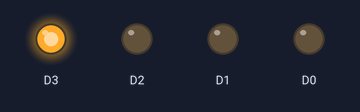
A sketch run on a simulated ESP8266 (NodeMCU). On the bench: output pins drawn as LEDs (lit = HIGH).

Above: at 0.1 s.
At 7.17 s:
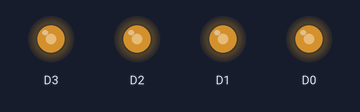
At 14.3 s:
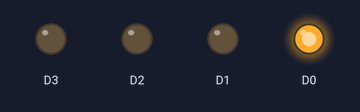
At 15.3 s:
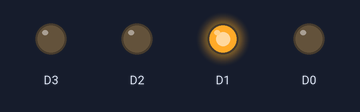
At 19.8 s:
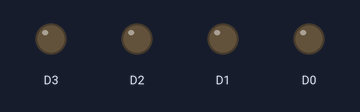
At 39.75 s:
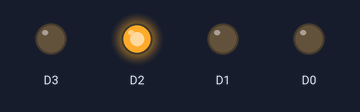
Timing chart, 0 to 40.0 s (numbered marks = the images above):
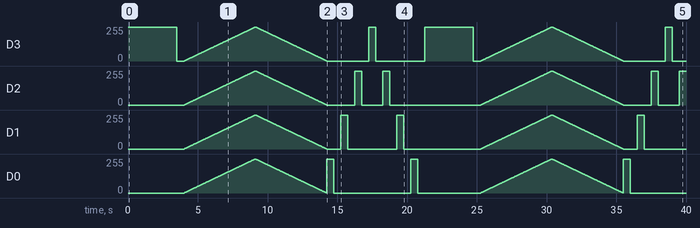

The sketch:

practica9.ino
```cpp
int t = 500;

void setup() {
pinMode(D0, OUTPUT);
pinMode(D1, OUTPUT);
pinMode(D2, OUTPUT);
pinMode(D3, OUTPUT);
}

void loop() {
 for (int i=0; i<=3; i++){
        digitalWrite(i, HIGH);
        delay(t);

    }

    for (int i=3; i>=0; i--){
        digitalWrite(i, LOW);
        delay(t);
    }


for(int i = 0; i<256; i++){
    analogWrite(D0,i);
    delay(5);
     analogWrite(D1,i);
    delay(5);
     analogWrite(D2,i);
    delay(5);
     analogWrite(D3,i);
    delay(5);
}
for(int i = 255; i>=0; i--){
    analogWrite(D0,i);
    delay(5);
    analogWrite(D1,i);
    delay(5);
    analogWrite(D2,i);
    delay(5);
    analogWrite(D3,i);
    delay(5);
}
digitalWrite(D0,HIGH);
delay(500);
digitalWrite(D0,LOW);
delay(500);

digitalWrite(D1,HIGH);
delay(500);
digitalWrite(D1,LOW);
delay(500);

digitalWrite(D2,HIGH);
delay(500);
digitalWrite(D2,LOW);
delay(500);

digitalWrite(D3,HIGH);
delay(500);
digitalWrite(D3,LOW);
delay(500);

digitalWrite(D2,HIGH);
delay(500);
digitalWrite(D2,LOW);
delay(500);

digitalWrite(D1,HIGH);
delay(500);
digitalWrite(D1,LOW);
delay(500);


digitalWrite(D0,HIGH);
delay(500);
digitalWrite(D0,LOW);
delay(500);
}
```
